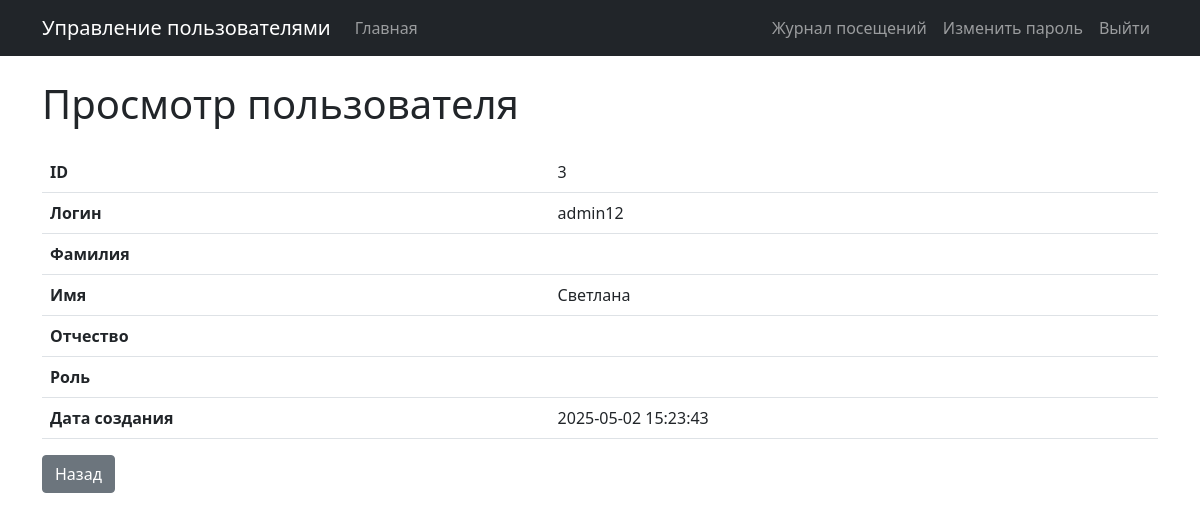
The page /users/3 (signed in) on the database its author committed.
### tables this page shows
CREATE TABLE users (
            id INTEGER PRIMARY KEY AUTOINCREMENT,
            login TEXT NOT NULL UNIQUE,
            password_hash TEXT NOT NULL,
            last_name TEXT,
            first_name TEXT NOT NULL,
            middle_name TEXT,
            role_id INTEGER,
            created_at TIMESTAMP DEFAULT CURRENT_TIMESTAMP,
            FOREIGN KEY (role_id) REFERENCES roles(id)
        );

### lab1_template/app/app.py (the view)
@app.route("/users/<int:user_id>")
@login_required
def view_user(user_id):
    db = get_db()
    user = db.execute(
        """
        SELECT u.id, u.login, u.first_name, u.last_name, u.middle_name, u.created_at, r.name as role_name
        FROM users u
        LEFT JOIN roles r ON u.role_id = r.id
        WHERE u.id = ?
    """,
        (user_id,),
    ).fetchone()
    if not user:
        flash("Пользователь не найден", "danger")
        return redirect(url_for("index"))
    return render_template("view_user.html", user=user)

### lab1_template/app/app.py (called while the page is built)
def get_db():
    conn = sqlite3.connect(app.config["DATABASE"])
    conn.row_factory = sqlite3.Row
    return conn

@app.before_request
def log_visit():
    if request.path.startswith("/static/"):
        return
    db = get_db()
    user_id = current_user.id if current_user.is_authenticated else None
    db.execute(
        """
    INSERT INTO visit_logs (path, user_id)
    VALUES (?, ?)
    """,
        (request.path, user_id),
    )
    db.commit()

@login_manager.user_loader
def load_user(user_id):
    db = get_db()
    user_data = db.execute(
        """
    SELECT id, login, password_hash, first_name, last_name, middle_name, role_id, created_at
    FROM users WHERE id = ?
    """,
        (user_id,),
    ).fetchone()
    if user_data:
        return User(
            user_id=user_data["id"],
            login=user_data["login"],
            password_hash=user_data["password_hash"],
            first_name=user_data["first_name"],
            last_name=user_data["last_name"],
            middle_name=user_data["middle_name"],
            role_id=user_data["role_id"],
            created_at=user_data["created_at"],
        )
    return None

    def get_role_name(self):
        db = get_db()
        role = db.execute(
            "SELECT name FROM roles WHERE id = ?", (self.role_id,)
        ).fetchone()
        return role["name"] if role else None

### lab1_template/app/templates/view_user.html
{% extends 'base.html' %}
{% block content %}
<h1 class="mb-4">Просмотр пользователя</h1>
<table class="table">
  <tr>
    <th>ID</th>
    <td>{{ user['id'] }}</td>
  </tr>
  <tr>
    <th>Логин</th>
    <td>{{ user['login'] }}</td>
  </tr>
  <tr>
    <th>Фамилия</th>
    <td>{{ user['last_name'] or '' }}</td>
  </tr>
  <tr>
    <th>Имя</th>
    <td>{{ user['first_name'] }}</td>
  </tr>
  <tr>
    <th>Отчество</th>
    <td>{{ user['middle_name'] or '' }}</td>
  </tr>
  <tr>
    <th>Роль</th>
    <td>{{ user['role_name'] or '' }}</td>
  </tr>
  <tr>
    <th>Дата создания</th>
    <td>{{ user['created_at'] }}</td>
  </tr>
</table>
<a href="{{ url_for('index') }}" class="btn btn-secondary">Назад</a>
{% endblock %}

### rows shown on the page
users: id "3", login "admin12", first_name "Светлана", created_at "2025-05-02 15:23:43"
